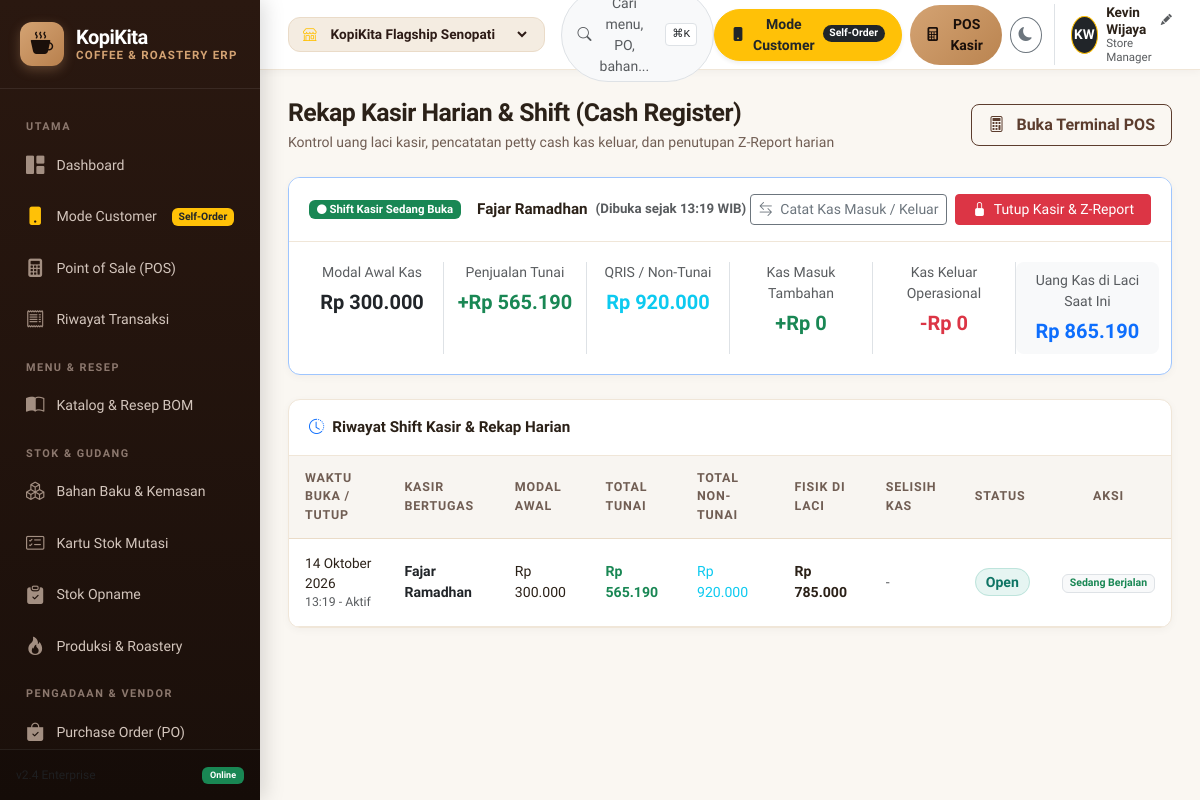
The app's page /cash_register.php, older data.
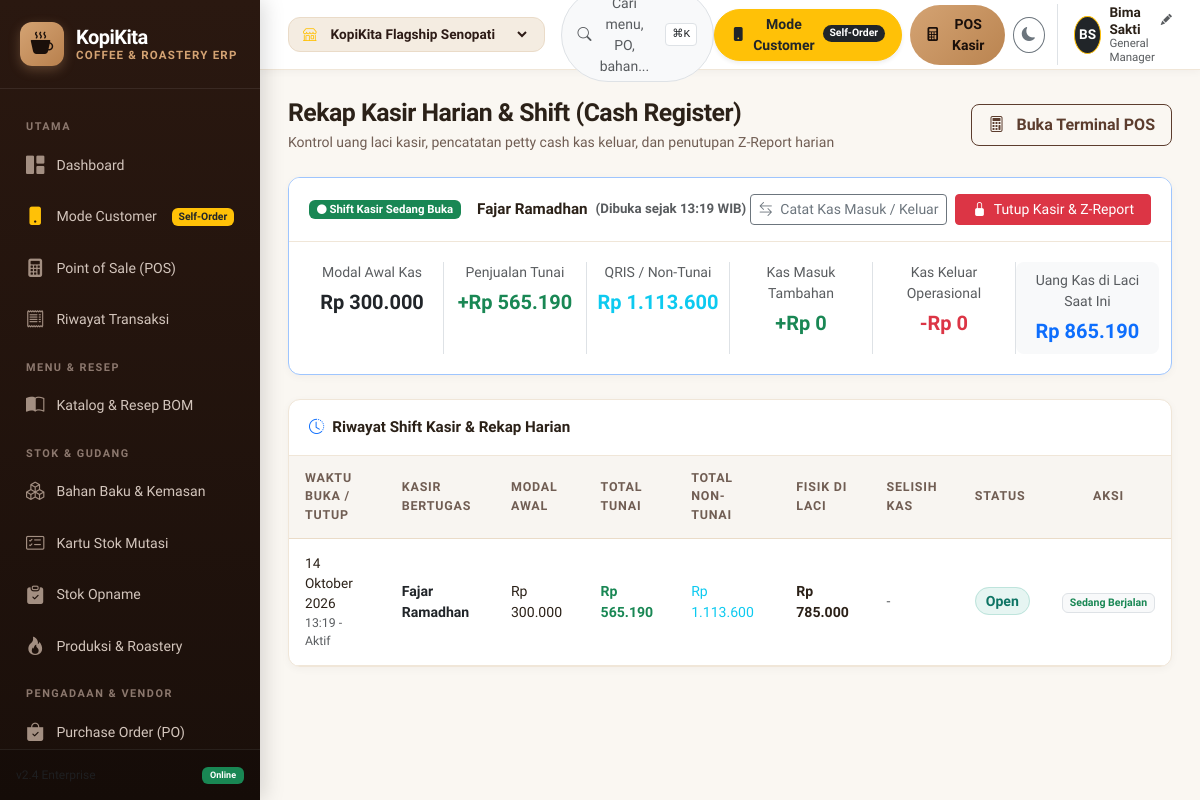
The same page, newer data.
### tables this page shows
CREATE TABLE cash_registers (
    id INTEGER PRIMARY KEY AUTOINCREMENT,
    outlet_id INTEGER DEFAULT 1,
    cashier_name TEXT NOT NULL,
    opened_at TEXT NOT NULL,
    closed_at TEXT,
    opening_cash REAL DEFAULT 300000,
    cash_sales REAL DEFAULT 0,
    non_cash_sales REAL DEFAULT 0,
    cash_in REAL DEFAULT 0,
    cash_out REAL DEFAULT 0,
    expected_cash REAL DEFAULT 0,
    actual_cash REAL DEFAULT 0,
    variance REAL DEFAULT 0,
    status TEXT DEFAULT 'Open',
    notes TEXT
);

CREATE TABLE app_settings (
    key_name TEXT PRIMARY KEY,
    val_text TEXT
);

### includes/db.php (called while the page is built, shortened)
<?php
$isVercel = !empty($_ENV['VERCEL']) || !empty(getenv('VERCEL')) || !is_writable(dirname(__DIR__));
try {
    $db = new PDO('sqlite:' . DB_FILE);
    $db->setAttribute(PDO::ATTR_ERRMODE, PDO::ERRMODE_EXCEPTION);
    $db->setAttribute(PDO::ATTR_DEFAULT_FETCH_MODE, PDO::FETCH_ASSOC);
    $db->exec('PRAGMA foreign_keys = ON;');
    if (!$isVercel) {
        $db->exec('PRAGMA journal_mode = WAL;');
    }
} catch (PDOException $e) {
    die("KopiKita ERP Database Error: " . $e->getMessage());
}
function dbQuery($sql, $params = []) {
    global $db;
    $stmt = $db->prepare($sql);
    $stmt->execute($params);
    return $stmt;
}
function dbFetchOne($sql, $params = []) {
    $stmt = dbQuery($sql, $params);
    return $stmt->fetch();
}
function dbFetchAll($sql, $params = []) {
    $stmt = dbQuery($sql, $params);
    return $stmt->fetchAll();
}

### includes/functions.php (called while the page is built, shortened)
<?php
require_once __DIR__ . '/db.php';
function formatRupiah($amount, $withPrefix = true) {
    $num = is_numeric($amount) ? (float)$amount : 0;
    $formatted = number_format($num, 0, ',', '.');
    return $withPrefix ? 'Rp ' . $formatted : $formatted;
}
function formatDate($datetime, $format = 'datetime') {
    $time = strtotime($datetime);
    $bulanIndo = [
        1 => 'Januari', 'Februari', 'Maret', 'April', 'Mei', 'Juni',
        'Juli', 'Agustus', 'September', 'Oktober', 'November', 'Desember'
    ];
    $d = date('j', $time);
    $m = (int)date('n', $time);
    $y = date('Y', $time);
    $his = date('H:i', $time);
    switch ($format) {
        case 'date':
            return "{$d} {$bulanIndo[$m]} {$y}";
        case 'time':
            return $his;
    }
}
function getCurrentOutletId() {
    return $_SESSION['active_outlet_id'] ?? 1;
}
function getCurrentOutlet() {
    $outletId = getCurrentOutletId();
    $outlet = dbFetchOne("SELECT * FROM outlets WHERE id = ?", [$outletId]);
    return $outlet;
}
function getAllOutlets() {
    return dbFetchAll("SELECT * FROM outlets WHERE is_active = 1 ORDER BY id ASC");
}
function getCurrentUser() {
    $managerName = getAppSetting('manager_name', 'Kevin Wijaya');
    $managerRole = getAppSetting('manager_role', 'Store Manager');
    $activeRole = $_SESSION['active_role'] ?? 'manager';
    $initials = '';
    $parts = explode(' ', trim($managerName));
    foreach ($parts as $p) {
        if (!empty($p)) $initials .= strtoupper(substr($p, 0, 1));
        if (strlen($initials) >= 2) break;
    }
    $user = [
        'name' => $managerName,
        'role' => $managerRole,
        'initials' => $initials,
        'active_role' => $activeRole
    ];
    return $user;
}
function getAppSetting($key, $default = '') {
    $row = dbFetchOne("SELECT val_text FROM app_settings WHERE key_name = ?", [$key]);
    return $row ? $row['val_text'] : $default;
}

### cash_register.php (the view, shortened to what the changed rows need)
<?php
require_once __DIR__ . '/includes/header.php';
$outletId = $currentOutlet['id'];
$openRegister = dbFetchOne("
    SELECT * FROM cash_registers
    WHERE outlet_id = ? AND status = 'Open'
    ORDER BY id DESC LIMIT 1
", [$outletId]);
$pastRegisters = dbFetchAll("
    SELECT * FROM cash_registers
    WHERE outlet_id = ?
    ORDER BY id DESC
    LIMIT 15
", [$outletId]);
$currentExpected = 0;
if ($openRegister) {
    $currentExpected = (float)$openRegister['opening_cash'] + (float)$openRegister['cash_sales'] + (float)$openRegister['cash_in'] - (float)$openRegister['cash_out'];
}
?>
<div class="page-header">
    <div>
        <h1 class="page-title">Rekap Kasir Harian & Shift (Cash Register)</h1>
    </div>
</div>
<?php if ($openRegister): ?>
    <div class="card-coffee border-primary-subtle mb-4">
        <div class="card-header bg-white d-flex justify-content-between align-items-center">
            <div class="d-flex align-items-center gap-2">
                <span class="badge bg-success text-white py-1 px-2">
                    <i class="bi bi-circle-fill" style="font-size: 0.6rem;"></i> Shift Kasir Sedang Buka
                </span>
                <span class="fw-bold ms-2"><?php echo htmlspecialchars($openRegister['cashier_name']); ?></span>
                <span class="text-muted small">(Dibuka sejak <?php echo formatDate($openRegister['opened_at'], 'time'); ?> WIB)</span>
            </div>
            <div class="d-flex gap-2">
                <button class="btn btn-sm btn-outline-secondary" data-bs-toggle="modal" data-bs-target="#cashMovementModal">
                    <i class="bi bi-arrow-left-right me-1"></i> Catat Kas Masuk / Keluar
                </button>
                <button class="btn btn-sm btn-danger px-3" data-bs-toggle="modal" data-bs-target="#closeRegisterModal">
                    <i class="bi bi-lock-fill me-1"></i> Tutup Kasir & Z-Report
                </button>
            </div>
        </div>
        <div class="card-body">
            <div class="row g-3 text-center">
                <div class="col-6 col-md-2 border-end">
                    <div class="text-muted small">Modal Awal Kas</div>
                    <div class="fw-bold fs-5 text-dark mt-1"><?php echo formatRupiah($openRegister['opening_cash']); ?></div>
                </div>
                <div class="col-6 col-md-2 border-end">
                    <div class="text-muted small">Penjualan Tunai</div>
                    <div class="fw-bold fs-5 text-success mt-1">+<?php echo formatRupiah($openRegister['cash_sales']); ?></div>
                </div>
                <div class="col-6 col-md-2 border-end">
                    <div class="text-muted small">QRIS / Non-Tunai</div>
                    <div class="fw-bold fs-5 text-info mt-1"><?php echo formatRupiah($openRegister['non_cash_sales']); ?></div>
                </div>
                <div class="col-6 col-md-2 border-end">
                    <div class="text-muted small">Kas Masuk Tambahan</div>
                    <div class="fw-bold fs-5 text-success mt-1">+<?php echo formatRupiah($openRegister['cash_in']); ?></div>
                </div>
                <div class="col-6 col-md-2 border-end">
                    <div class="text-muted small">Kas Keluar Operasional</div>
                    <div class="fw-bold fs-5 text-danger mt-1">-<?php echo formatRupiah($openRegister['cash_out']); ?></div>
                </div>
                <div class="col-12 col-md-2 bg-light rounded-3 py-2">
                    <div class="text-muted small">Uang Kas di Laci Saat Ini</div>
                    <div class="fw-bold fs-5 text-primary mt-1"><?php echo formatRupiah($currentExpected); ?></div>
                </div>
            </div>
        </div>
    </div>
<?php endif; ?>
<div class="card-coffee">
    <div class="table-responsive">
        <table class="table-coffee table-hover">
            <thead>
                <tr>
                    <th>Waktu Buka / Tutup</th>
                    <th>Kasir Bertugas</th>
                    <th>Modal Awal</th>
                    <th>Total Tunai</th>
                    <th>Total Non-Tunai</th>
                    <th>Fisik di Laci</th>
                    <th>Selisih Kas</th>
                    <th>Status</th>
                    <th class="text-center">Aksi</th>
                </tr>
            </thead>
            <tbody>
                <?php if (empty($pastRegisters)): ?>
                    <tr>
                        <td colspan="9" class="text-center py-4 text-muted">Belum ada riwayat shift kasir</td>
                    </tr>
                <?php else: ?>
                    <?php foreach ($pastRegisters as $pr): ?>
                        <tr>
                            <td>
                                <div style="font-size: 0.85rem; font-weight: 500;"><?php echo formatDate($pr['opened_at'], 'date'); ?></div>
                                <div class="text-muted small">
                                    <?php echo formatDate($pr['opened_at'], 'time'); ?> - <?php echo $pr['closed_at'] ? formatDate($pr['closed_at'], 'time') : 'Aktif'; ?>
                                </div>
                            </td>
                            <td class="fw-bold text-dark"><?php echo htmlspecialchars($pr['cashier_name']); ?></td>
                            <td><?php echo formatRupiah($pr['opening_cash']); ?></td>
                            <td class="text-success fw-bold"><?php echo formatRupiah($pr['cash_sales']); ?></td>
                            <td class="text-info"><?php echo formatRupiah($pr['non_cash_sales']); ?></td>
                            <td class="fw-bold"><?php echo formatRupiah($pr['actual_cash'] ?: $pr['expected_cash']); ?></td>
                            <td>
                                <?php if ($pr['status'] === 'Closed'): ?>
                                    <span class="badge <?php echo $pr['variance'] == 0 ? 'bg-success-subtle text-success' : ($pr['variance'] > 0 ? 'bg-info-subtle text-info' : 'bg-danger-subtle text-danger'); ?> border">
                                        <?php echo ($pr['variance'] > 0 ? '+' : '') . formatRupiah($pr['variance']); ?>
                                    </span>
                                <?php else: ?>
                                    <span class="text-muted">-</span>
                                <?php endif; ?>
                            </td>
                            <td>
                                <span class="badge-soft-<?php echo $pr['status'] === 'Open' ? 'success' : 'secondary'; ?>">
                                    <?php echo htmlspecialchars($pr['status']); ?>
                                </span>
                            </td>
                            <td class="text-center">
                                <?php if ($pr['status'] === 'Closed'): ?>
                                    <a href="cash_register.php?z_report=<?php echo $pr['id']; ?>" class="btn btn-sm btn-outline-secondary py-0 px-2" title="Lihat Z-Report">
                                        <i class="bi bi-file-earmark-text"></i> Z-Report
                                    </a>
                                <?php else: ?>
                                    <span class="badge bg-light text-success border">Sedang Berjalan</span>
                                <?php endif; ?>
                            </td>
                        </tr>
                    <?php endforeach; ?>
                <?php endif; ?>
            </tbody>
        </table>
    </div>
</div>
<?php require_once __DIR__ . '/includes/footer.php'; ?>

### includes/header.php (shortened to what the changed rows need)
<?php
require_once __DIR__ . '/functions.php';
$currentOutlet = getCurrentOutlet();
$allOutlets = getAllOutlets();
$currentUser = getCurrentUser();
?>
<!DOCTYPE html>
<html lang="id" data-theme="light">
<head>
    <link href="https://cdn.jsdelivr.net/npm/bootstrap@5.3.3/dist/css/bootstrap.min.css" rel="stylesheet">
    <link rel="stylesheet" href="https://cdn.jsdelivr.net/npm/bootstrap-icons@1.11.3/font/bootstrap-icons.min.css">
    <link rel="stylesheet" href="assets/css/style.css">
</head>
<body>
<div class="app-container">
    <?php require_once __DIR__ . '/sidebar.php'; ?>
    <div class="app-main">
        <header class="app-header">
            <div class="d-flex align-items-center gap-2">
                <div class="d-flex align-items-center gap-2 border-start ps-3 ms-1" style="cursor: pointer;" data-bs-toggle="modal" data-bs-target="#userProfileModal" title="Klik untuk Ganti Nama Manager & Role">
                    <div class="rounded-circle bg-dark text-white d-flex align-items-center justify-content-center border border-warning" style="width: 38px; height: 38px; font-weight: 700; font-size: 0.85rem;" id="headerUserInitials">
                        <?php echo htmlspecialchars($currentUser['initials']); ?>
                    </div>
                    <div class="d-none d-md-block text-start" style="line-height: 1.2;">
                        <div class="fw-bold d-flex align-items-center gap-1" style="font-size: 0.85rem;">
                            <span id="headerUserName"><?php echo htmlspecialchars($currentUser['name']); ?></span>
                            <i class="bi bi-pencil-fill text-muted" style="font-size: 0.7rem;"></i>
                        </div>
                        <div class="text-muted" style="font-size: 0.72rem;" id="headerUserRole"><?php echo htmlspecialchars($currentUser['role']); ?></div>
                    </div>
                </div>
            </div>
        </header>
        <main class="page-body">

Row changes from the older to the newer data that the page shows:
added app_settings: val_text "Bima Sakti"
changed cash_registers "Fajar Ramadhan": non_cash_sales "Rp 920.000" → "Rp 1.113.600"
Text that changed along with them:
$currentUser['initials']: "KW" → "BS"
$currentUser['role']: "Store Manager" → "General Manager"
$currentUser['name']: "Kevin Wijaya" → (not shown)
